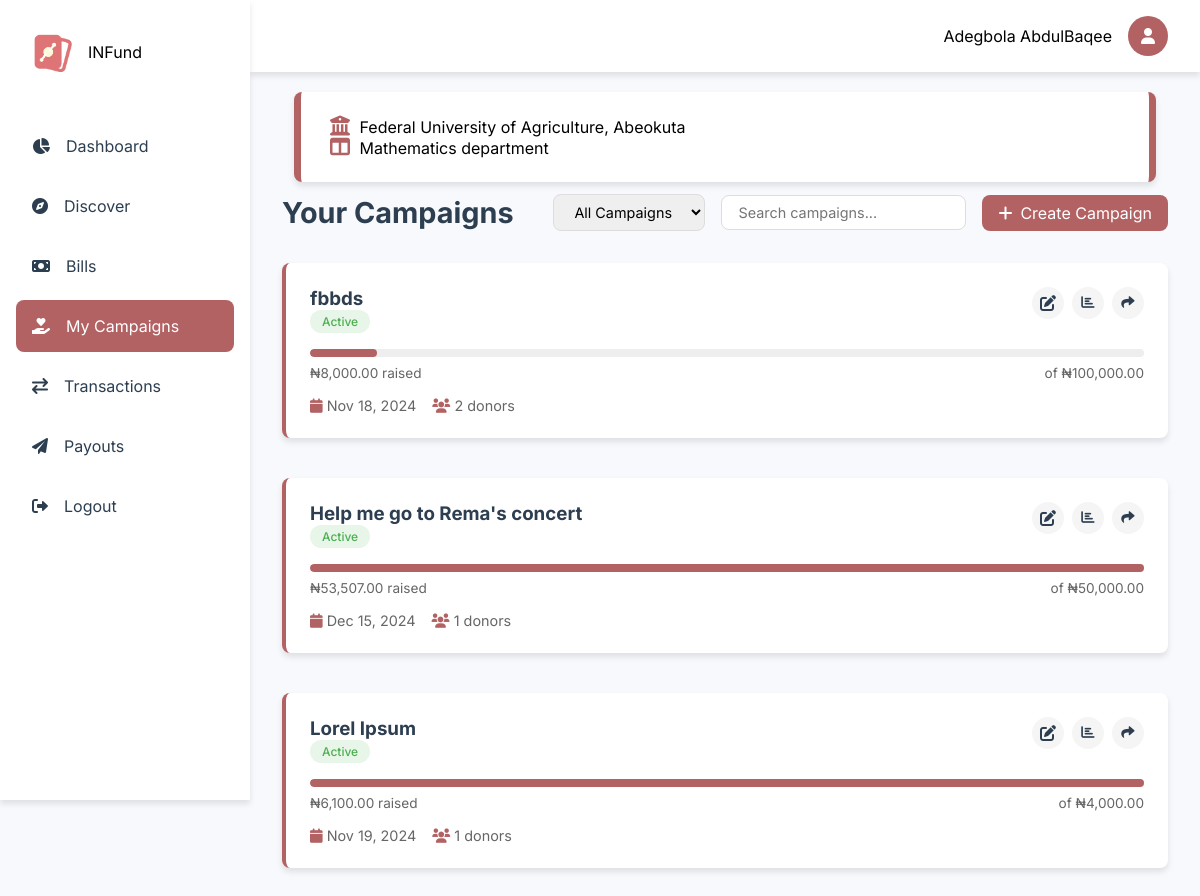
Page /dashboard/campaigns.php (signed in) on the committed database.
### tables this page shows
CREATE TABLE `users` (
  `id` int(11) NOT NULL,
  `fullname` varchar(1000) NOT NULL,
  `email` varchar(200) DEFAULT NULL,
  `balance` decimal(15,2) NOT NULL DEFAULT 0.00,
  `username` varchar(30) NOT NULL,
  `phone` varchar(30) DEFAULT NULL,
  `dob` varchar(200) DEFAULT NULL,
  `country` varchar(200) DEFAULT NULL,
  `state` varchar(1000) DEFAULT NULL,
  `university` varchar(1000) DEFAULT NULL,
  `faculty` varchar(1000) DEFAULT NULL,
  `department` varchar(1000) DEFAULT NULL,
  `matric_no` varchar(1000) NOT NULL,
  `password` varchar(1000) DEFAULT NULL,
  `level` varchar(200) NOT NULL DEFAULT '100',
  `bank_id` varchar(200) DEFAULT NULL,
  `bank_account_name` varchar(200) DEFAULT NULL,
  `account_number` int(30) DEFAULT NULL,
  `created_at` varchar(1000) DEFAULT current_timestamp(),
  `last_login` varchar(1000) DEFAULT current_timestamp(),
  `gender` varchar(1000) DEFAULT NULL
);

CREATE TABLE `universities` (
  `id` bigint(20) UNSIGNED NOT NULL,
  `abbreviation` varchar(10) NOT NULL,
  `name` varchar(255) NOT NULL,
  `type` enum('Federal','State','Uniformed','Private') NOT NULL,
  `country` varchar(50) DEFAULT 'Nigeria',
  `email` varchar(1000) DEFAULT NULL,
  `password` varchar(1000) DEFAULT NULL,
  `secret_code` varchar(1000) DEFAULT NULL,
  `logo` varchar(1000) NOT NULL DEFAULT 'default.png'
);

CREATE TABLE `campaigns` (
  `id` int(11) NOT NULL,
  `title` varchar(255) NOT NULL,
  `description` text NOT NULL,
  `impact` text DEFAULT NULL,
  `importance` text DEFAULT NULL,
  `uid` int(11) NOT NULL,
  `goal_amount` decimal(15,2) NOT NULL,
  `university` varchar(200) DEFAULT NULL,
  `amount_raised` decimal(15,2) DEFAULT 0.00,
  `start_date` date NOT NULL,
  `end_date` date NOT NULL,
  `status` enum('active','completed','cancelled') DEFAULT 'active',
  `created_at` timestamp NOT NULL DEFAULT current_timestamp(),
  `updated_at` timestamp NOT NULL DEFAULT current_timestamp() ON UPDATE current_timestamp(),
  `image1` varchar(1000) NOT NULL,
  `image2` varchar(1000) DEFAULT NULL,
  `image3` varchar(1000) DEFAULT NULL,
  `image4` varchar(1000) DEFAULT NULL
);

### includes/user/functions.php (called while the page is built, shortened)
<?php
function getUserDetails(string $email): array
{
    global $conn;
    if (strpos($email, "@")) {
        $query = "SELECT * FROM users WHERE email = ?";
    } else {
        $query = "SELECT * FROM users WHERE id = ?";
    }
    $stmt = $conn->prepare($query);
    $stmt->bind_param("s", $email);
    $stmt->execute();
    $result = $stmt->get_result();
    $data = $result->fetch_assoc();
    return $data;
}
function getCampaignsByUserId($user_id)
{
    global $conn;
    $sql = "SELECT c.*,
            (SELECT COUNT(*) FROM donations WHERE campaign_id = c.id) as donor_count,
            (SELECT SUM(amount) FROM donations WHERE campaign_id = c.id) as total_donations
            FROM campaigns c
            WHERE c.uid = ?
            ORDER BY c.created_at DESC";
    $stmt = $conn->prepare($sql);
    $stmt->bind_param("i", $user_id);
    $stmt->execute();
    $result = $stmt->get_result();
    return $result;
}
?>

### includes/get_universities.php (called while the page is built, shortened)
<?php
function get_university($abbr)
{
    global $conn;
    $stmt = $conn->prepare("SELECT * FROM universities WHERE abbreviation=?");
    $stmt->bind_param("s", $abbr);
    $stmt->execute();
    $result = $stmt->get_result();
    $university = [];
    while ($row = $result->fetch_assoc()) {
        $university[] = $row;
    }
    return $university;
}

### dashboard/campaigns.php (the view, shortened to what this page needs)
<?php
$page = "Campaigns";
$css1 = "bills_campaigns";
include '../config/config.php';
include '../includes/get_universities.php';
include '../includes/user/nav.php';
$university = get_university($my_details['university']);
$campaigns = getCampaignsByUserId($_SESSION['user_id']);
?>
<main class="main-content">
    <div class="server-details">
        <i class="fas fa-university"></i> <?php echo $university[0]['name'] ?? 'University Not Found'; ?>
        <br>
        <i class="fas fa-columns"></i> <?php echo $my_details['department']; ?> department
    </div>
    <div class="page-header">
        <h1>Your Campaigns</h1>
        <div class="header-actions">
            <div class="filter-section">
                <select class="filter-select">
                    <option value="all">All Campaigns</option>
                </select>
                <input type="text" class="search-input" placeholder="Search campaigns...">
            </div>
            <a href="./create" class="create-button"><i class="fas fa-plus"></i> Create Campaign</a>
        </div>
    </div>
    <div class="campaigns-list">
        <?php
        if ($campaigns->num_rows > 0) :
            while ($campaign = $campaigns->fetch_assoc()) :
        ?>
                <div class="campaign-card">
                    <div class="campaign-header">
                        <div class="campaign-title">
                            <h3><?php echo htmlspecialchars($campaign['title']); ?></h3>
                            <span class="badge <?php echo getBadgeClass($campaign['status']); ?>">
                                <?php echo ucfirst($campaign['status']); ?>
                            </span>
                        </div>
                        <div class="campaign-actions">
                            <a href="campaign.php?id=<?php echo $campaign['id']; ?>"  class="action-button"><i class="fas fa-edit"></i></a>
                            <button class="action-button"><i class="fas fa-chart-bar"></i></button>
                            <button class="action-button"><i class="fas fa-share"></i></button>
                        </div>
                    </div>
                    <div class="campaign-details">
                        <div class="progress-section">
                            <div class="progress-bar">
                                <div class="progress-fill" style="width: <?php echo ($campaign['amount_raised'] / $campaign['goal_amount']) * 100; ?>%"></div>
                            </div>
                            <div class="campaign-stats">
                                <span>₦<?php echo number_format($campaign['amount_raised'], 2); ?> raised</span>
                                <span>of ₦<?php echo number_format($campaign['goal_amount'], 2); ?></span>
                            </div>
                        </div>
                        <div class="campaign-meta">
                            <span><i class="fas fa-calendar"></i> <?php echo date('M d, Y', strtotime($campaign['end_date'])); ?></span>
                            <span><i class="fas fa-users"></i> <?php echo $campaign['donor_count']; ?> donors</span>
                        </div>
                    </div>
                </div>
            <?php
            endwhile;
        endif; ?>
    </div>
</main>
<?php
include '../includes/user/footer.php';
?>
<?php
function getBadgeClass($status)
{
    switch ($status) {
        case 'active':
            return 'badge-success';
    }
}
?>

### includes/user/nav.php (shortened to what this page needs)
<?php
include '../config/config.php';
include '../includes/user/functions.php';
$my_details = getUserDetails($_SESSION["user_id"]);
?>
<!DOCTYPE html>
<html lang="en">
<head>
    <link href="https://cdnjs.cloudflare.com/ajax/libs/toastr.js/latest/css/toastr.min.css" rel="stylesheet" />
    <link rel="stylesheet" href="https://cdnjs.cloudflare.com/ajax/libs/font-awesome/6.0.0/css/all.min.css">
    <link rel="stylesheet" href="../assets/css/user/nav.css">
    <?php if (isset($css1)) : ?>
        <link rel="stylesheet" href="../assets/css/user/<?= $css1 ?>.css">
    <?php endif; ?>
</head>
<body>
    <div class="container">
        <nav class="sidenav">
            <div class="logo">
                <img src="../assets/images/static/logo.png" alt="Logo">
                <span>INFund</span>
            </div>
            <ul class="nav-links">
                <li class="nav-item">
                    <a href="./overview" class="nav-link <?= isset($page) && $page == 'Overview' ? 'active' : ''; ?>">
                        <i class="fas fa-chart-pie"></i>
                        <span>Dashboard</span>
                    </a>
                </li>
                <li class="nav-item">
                    <a href="./discover" class="nav-link <?= isset($page) && $page == 'Discover' ? 'active' : ''; ?>">
                        <i class="fas fa-compass"></i>
                        <span>Discover</span>
                    </a>
                </li>
                <li class="nav-item">
                    <a href="./bills" class="nav-link <?= isset($page) && $page == 'Bills' ? 'active' : ''; ?>">
                        <i class="fas fa-money-bill"></i>
                        <span>Bills</span>
                    </a>
                </li>
                <li class="nav-item">
                    <a href="./campaigns" class="nav-link <?= isset($page) && $page == 'Campaigns' ? 'active' : ''; ?>">
                        <i class="fas fa-hand-holding-heart"></i>
                        <span>My Campaigns</span>
                    </a>
                </li>
                <li class="nav-item">
                    <a href="./transactions" class="nav-link <?= isset($page) && $page == 'Transactions' ? 'active' : ''; ?>">
                        <i class="fas fa-exchange"></i>
                        <span>Transactions</span>
                    </a>
                </li>
                <li class="nav-item">
                    <a href="./payouts" class="nav-link <?= isset($page) && $page == 'Payouts' ? 'active' : ''; ?>">
                        <i class="fas fa-paper-plane"></i>
                        <span>Payouts</span>
                    </a>
                </li>
                <li class="nav-item">
                    <a href="./logout" class="nav-link ">
                        <i class="fas fa-sign-out-alt"></i>
                        <span>Logout</span>
                    </a>
                </li>
            </ul>
        </nav>
        <div class="topnav">
            <div class="user-profile">
                <span><?php echo $my_details['fullname']; ?></span>
                <a href="./profile">
                    <div class="avatar">
                        <i class="fas fa-user"></i>
                    </div>
                </a>
            </div>
        </div>

### assets/css/user/nav.css (style rules this page uses)
:root { --primary-color: #b36264; --secondary-color: #755e28; --accent-color: #b36264; --text-color: #2c3e50; --background-color: #f7f9fc; --card-background: #ffffff; --border-radius: 8px; --transition: all 0.3s ease; --shadow: 0 4px 6px rgba(0, 0, 0, 0.1); --shadow-hover: 0 10px 15px rgba(0, 0, 0, 0.15); --success-color: #4caf50; --warning-color: #ffa000; --danger-color: #f44336; --info-color: #2196f3; }
* { margin: 0; padding: 0; box-sizing: border-box; font-family: "Inter", sans-serif; }
body { background-color: var(--background-color); }
.container { display: flex; min-height: 100vh; }
.sidenav { width: 250px; background: var(--card-background); padding: 1rem; height: 100vh; position: fixed; transition: var(--transition); box-shadow: var(--shadow); z-index: 1000; }
.logo { display: flex; align-items: center; gap: 1rem; padding: 1rem; margin-bottom: 2rem; }
.logo img { width: 40px; height: 40px; }
.nav-links { list-style: none; }
.nav-item { margin-bottom: 0.5rem; }
.nav-link { display: flex; align-items: center; padding: 1rem; color: var(--text-color); text-decoration: none; border-radius: var(--border-radius); transition: var(--transition); gap: 1rem; }
.nav-link.active { background: var(--accent-color); color: white; }
.topnav { background: var(--card-background); padding: 1rem 2rem; display: flex; justify-content: flex-end; align-items: center; position: fixed; width: calc(100% - 250px); right: 0; box-shadow: var(--shadow); z-index: 900; }
.user-profile { display: flex; align-items: center; gap: 1rem; }
.avatar { width: 40px; height: 40px; border-radius: 50%; background: var(--accent-color); display: flex; align-items: center; justify-content: center; color: white; }
.main-content { margin-left: 250px; padding: 5rem 2rem 2rem; flex: 1; }
.server-details { background: var(--card-background); padding: 1.5rem; border-radius: var(--border-radius); box-shadow: var(--shadow); transition: var(--transition); margin: 12px 12px; border-left: 7px solid var(--accent-color); border-right: 7px solid var(--accent-color); }
.server-details i { color: var(--accent-color); margin: 0px 5px; font-size: 20px; }
.campaign-card { background: var(--card-background); border-radius: var(--border-radius); padding: 1rem; margin-bottom: 1rem; border-left: 4px solid var(--accent-color); }
.campaign-card a { text-decoration: none !important; }
.campaign-header { display: flex; justify-content: space-between; align-items: start; margin-bottom: 0.5rem; }
.campaign-title { font-weight: 600; color: var(--text-color); }
.campaign-meta { color: #666; font-size: 0.9rem; }
.progress-bar { width: 100%; height: 8px; background: #eee; border-radius: 4px; margin: 0.5rem 0; overflow: hidden; }
.progress-fill { height: 100%; background: var(--accent-color); border-radius: 4px; transition: var(--transition); }
.campaign-stats { display: flex; justify-content: space-between; font-size: 0.85rem; color: #666; }
.badge { padding: 0.25rem 0.75rem; border-radius: 20px; font-size: 0.75rem; font-weight: 500; }
.badge-success { background: #e8f5e9; color: var(--success-color); }

### rows in the picture
users: fullname "Adegbola AbdulBaqee", department "Mathematics"
universities: name "Federal University of Agriculture, Abeokuta"
campaigns: title "fbbds", status "Active", amount_raised "8,000.00", goal_amount "100,000.00", end_date "Nov 18, 2024", donor_count "2"
campaigns: title "Help me go to Rema's concert", status "Active", amount_raised "53,507.00", goal_amount "50,000.00", end_date "Dec 15, 2024", donor_count "1"
campaigns: title "Lorel Ipsum", status "Active", amount_raised "6,100.00", goal_amount "4,000.00", end_date "Nov 19, 2024", donor_count "1"
